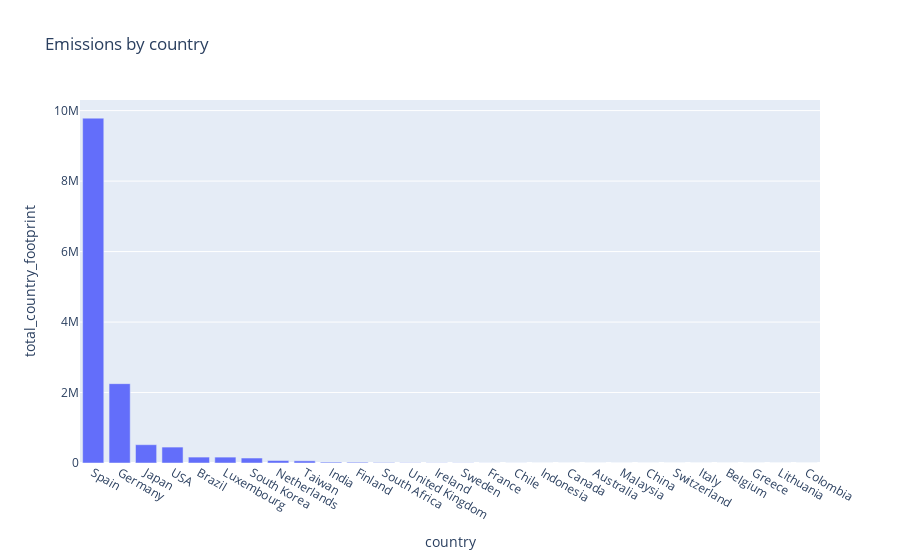

Notebook code cell kept with this figure:
### Code cell
# Create a plotly bar chart of the country distribution for companies in dataset
fig = px.bar(emissions_by_country, x="country", y="total_country_footprint", title="Emissions by country")
fig.show()

### Figure 1 — Plotly figure (JSON) as saved in the notebook; plotly's stock layout.template omitted (floating-point values rounded to 4 significant figures)
{"data": [{"alignmentgroup": "True", "hovertemplate": "country=%{x}<br>total_country_footprint=%{y}<extra></extra>", "legendgroup": "", "marker": {"color": "#636efa", "pattern": {"shape": ""}}, "name": "", "offsetgroup": "", "orientation": "v", "showlegend": false, "textposition": "auto", "type": "bar", "x": ["Spain", "Germany", "Japan", "USA", "Brazil", "Luxembourg", "South Korea", "Netherlands", "Taiwan", "India", "Finland", "South Africa", "United Kingdom", "Ireland", "Sweden", "France", "Chile", "Indonesia", "Canada", "Australia", "Malaysia", "China", "Switzerland", "Italy", "Belgium", "Greece", "Lithuania", "Colombia"], "xaxis": "x", "y": [9786000.0, 2251000.0, 519300.0, 451900.0, 167600.0, 167000.0, 141000.0, 70420.0, 61510.0, 24574, 21581, 12310.0, 6735.0, 5130, 4533, 1614.0, 1556.0, 721, 382.2, 238.5, 233.7, 142.5, 140.6, 19.4, 9.4, 0.7, 0, 0], "yaxis": "y"}], "layout": {"barmode": "relative", "legend": {"tracegroupgap": 0}, "title": {"text": "Emissions by country"}, "xaxis": {"anchor": "y", "domain": [0, 1], "title": {"text": "country"}}, "yaxis": {"anchor": "x", "domain": [0, 1], "title": {"text": "total_country_footprint"}}}}
